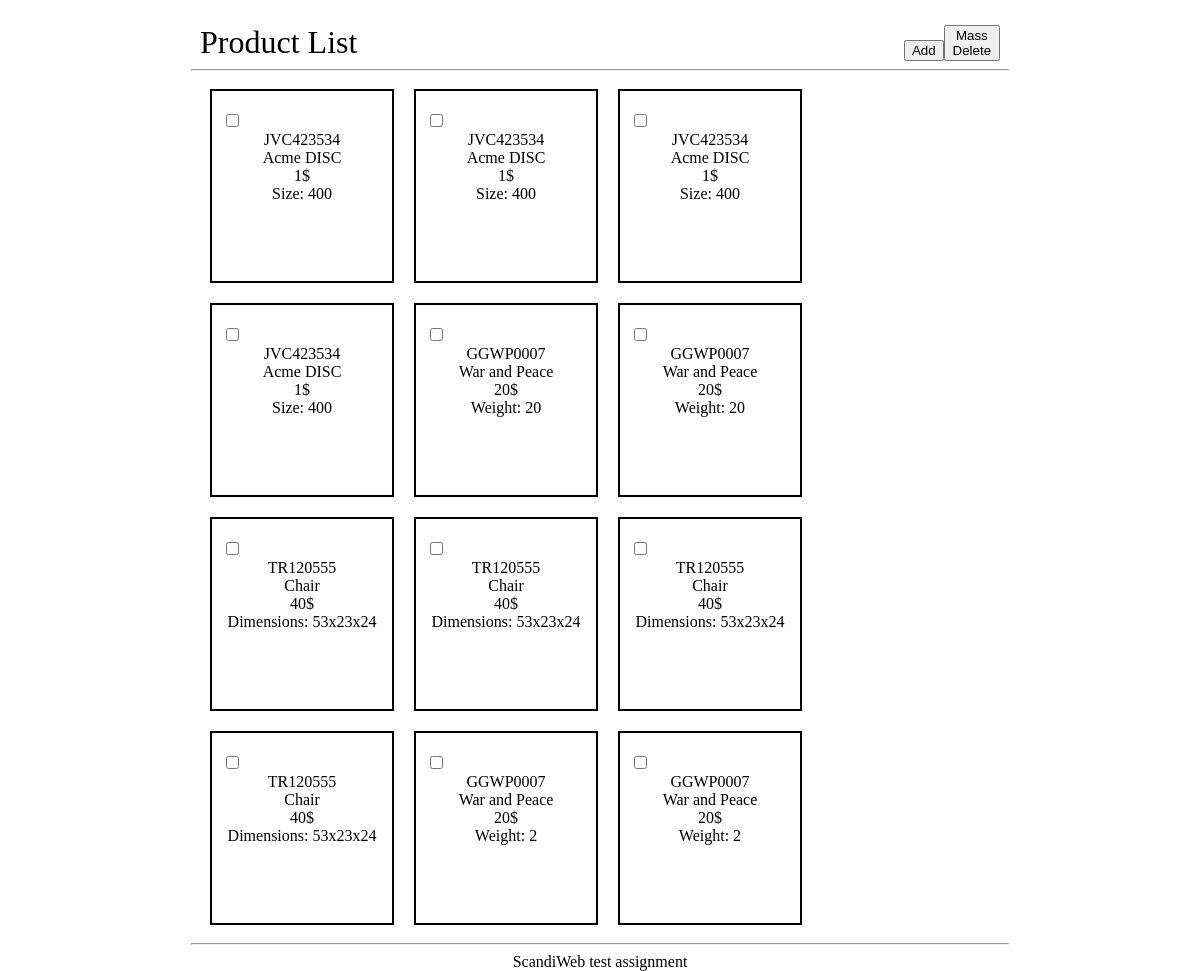
The page / on the database its author committed.
### tables this page shows
CREATE TABLE `product` (
  `id` int(11) NOT NULL,
  `SKU` varchar(12) NOT NULL,
  `p_name` varchar(100) NOT NULL,
  `price` float NOT NULL,
  `type_id` int(11) NOT NULL,
  `p_size` float DEFAULT NULL,
  `height` float DEFAULT NULL,
  `width` float DEFAULT NULL,
  `p_length` float DEFAULT NULL,
  `p_weight` float DEFAULT NULL
);

### product.php (called while the page is built, shortened)
<?php
abstract class Product
{
	protected $id;
	protected $SKU;
	protected $name;
	protected $price;
	function __construct($id="", $SKU, $name, $price, $type, $db)
	{
		$this->id = $id;
		$this->SKU = $SKU;
		$this->name = $name;
		$this->price = $price;
	}
	public function get_id(){
		return $this->id;
	}
	public function get_SKU(){
		return $this->SKU;
	}
	public function get_name(){
		return $this->name;
	}
	public function get_price(){
		return $this->price . "$";
	}
	public static function return_all_products($db)
	{
		$products = [];
		$query = "SELECT * FROM product";
		$res = $db->select($query);
		foreach($res as $p){
			$class_name = Product::return_type($p['type_id'], $db);
			$p = array_values($p);
			$p = array_filter($p);
			$products[] = new $class_name(...$p, ...[$db]);
		}
		return $products;
	}
	public static function return_type($type_id, $db)
	{
		$query = "SELECT name FROM type WHERE id = '$type_id'";
		return $db->select($query, 'name')[0];
	}
}
class DVD extends product
{
	protected $size;
	function __construct($id="", $SKU, $name, $price, $type, $size, $db)
	{
		$this->size = $size;
	}
	public function get_size(){
		return $this->size;
	}
}
class Furniture extends product
{
	protected $height;
	protected $width;
	protected $length;
	function __construct($id="", $SKU, $name, $price, $type, $height, $length, $width, $db)
	{
		$this->length = $length;
		$this->width = $width;
		$this->height = $height;
	}
	public function get_dimensions(){
		return $this->length . "x" . $this->width . "x" . $this->height;
	}
}
class Book extends product
{
	protected $weight;
	function __construct($id="", $SKU, $name, $price, $type, $weight, $db)
	{
		$this->weight = $weight;
	}
	public function get_weight(){
		return $this->weight;
	}
}

### db.php (called while the page is built, shortened)
<?php
    class Database{
        protected $conn;
        public function __construct($servername = "localhost", $username = "gau", $password = "gau123456", $dbname="products")
        {
            $this->conn = new mysqli($servername, $username, $password, $dbname);
        }
		public function select($query, $col="")
		{
			$rows = [];
			$res = $this->conn->query($query);
			if ($res->num_rows > 0){
				while ($row = $res->fetch_assoc()){
					if (empty($col))
						$rows[] = $row;
					else
						$rows[] = $row['name'];
				}
			}
			return $rows;
		}
    }

### index.php (the view, shortened to what this page needs)
<?php
	include("product.php");
	include("db.php");
	$db = new Database;
	$products = Product::return_all_products($db);
?>
<!DOCTYPE html>
<html lang="en">
<head>
	<link rel="stylesheet" href="styles/index.css">
</head>
<body>
	<header class="col-8">
		<h1>Product List</h1>
			<div class="buttons">
			<form action="add.php" method="get"> <button>Add</button> </form>
			<form id="del" method="post">
				<button name="delete" id="delete_btn" style="height:57%">Mass Delete</button>
			</form>
		</div>
	</header>
	<hr>
	<div class="products-container-inner">
		<div class="products-container col-8">
			<?php
				foreach ($products as $p){ ?>
					<div>
						<div class="checkbox">
							<input name=<?=$p->get_id()?> form="del" value=<?=$p->get_id()?> type="checkbox" class="delete-checkbox" ?>
						</div>
						<div class="product-info">
							<?php
								$getters = get_class_methods($p);
								$getters = array_filter($getters, function($x){
									return (substr($x, 0, 3) == 'get' && $x != 'get_id' && $x != "get_type");
								});
								$getters[] = array_shift($getters);
								foreach($getters as $get){
									$field_name = "";
									if (end($getters) == $get)
										$field_name = ucfirst(substr($get, 4)) . ": ";
									echo "<span> $field_name" . $p->$get() . "</span>";
								}
						echo "</div>";
					echo "</div>";
				}
			?>
		</div>
	</div>
	<hr>
	<div style="text-align: center">ScandiWeb test assignment</div>
</body>
</html>

### styles/index.css (style rules this page uses)
html, body { height: 100%; margin: 0; }
header { display: flex; flex-direction: row; justify-content: space-between; padding-top: 2%; margin: auto; }
h1 { font-weight: normal; padding: 0; margin: 0; }
.buttons { display: flex; justify-content: space-between; width: 12%; align-items: end; }
button { height: 70%; }
hr { width: 68%; }
.products-container { display:flex; flex-direction: row; flex-wrap: wrap; margin: auto; }
.products-container-inner { min-height: 80%; }
.products-container > div { display: flex; flex-direction: column; width: 22.5%; height: 110px; padding: 20px 0 60px 0; border: 2px solid; }
.checkbox { padding-left: 10px; }
.product-info { display: flex; flex-direction: column; text-align: center; }
.products-container > div { margin: 10px; }
.col-8 { width: 66.66%; }

### rows shown on the page
product: SKU "JVC423534", p_name "Acme DISC", price "1$", field_name "Size:", p_size "400"
product: SKU "JVC423534", p_name "Acme DISC", price "1$", field_name "Size:", p_size "400"
product: SKU "JVC423534", p_name "Acme DISC", price "1$", field_name "Size:", p_size "400"
product: SKU "JVC423534", p_name "Acme DISC", price "1$", field_name "Size:", p_size "400"
product: SKU "GGWP0007", p_name "War and Peace", price "20$", field_name "Weight:", get "20"
product: SKU "GGWP0007", p_name "War and Peace", price "20$", field_name "Weight:", get "20"
product: SKU "TR120555", p_name "Chair", price "40$", field_name "Dimensions:", width+p_length+height "53x23x24"
product: SKU "TR120555", p_name "Chair", price "40$", field_name "Dimensions:", width+p_length+height "53x23x24"
product: SKU "TR120555", p_name "Chair", price "40$", field_name "Dimensions:", width+p_length+height "53x23x24"
product: SKU "TR120555", p_name "Chair", price "40$", field_name "Dimensions:", width+p_length+height "53x23x24"
product: SKU "GGWP0007", p_name "War and Peace", price "20$", field_name "Weight:", p_weight "2"
product: SKU "GGWP0007", p_name "War and Peace", price "20$", field_name "Weight:", p_weight "2"
